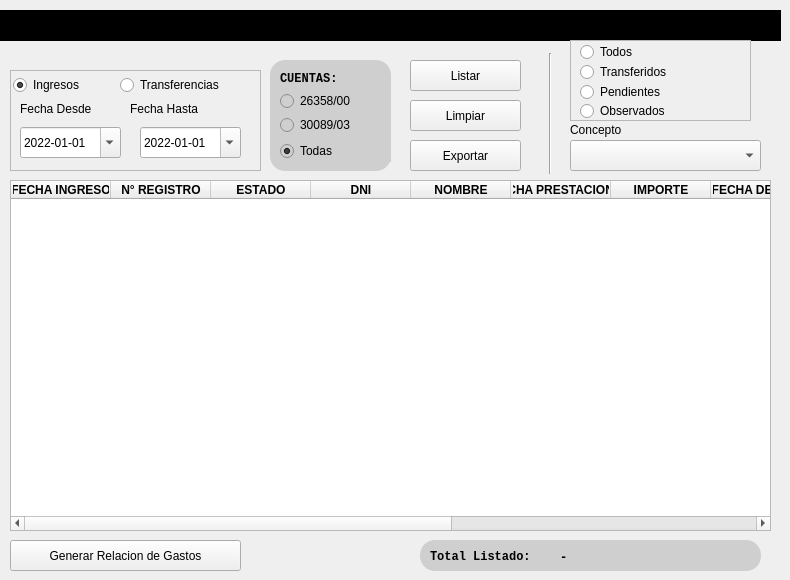
         <widget class="QWidget" name="p_listar">
          <widget class="QPushButton" name="btn_listarlistar">
           <property name="geometry">
            <rect>
             <x>410</x>
             <y>60</y>
             <width>111</width>
             <height>31</height>
            </rect>
           </property>
           <property name="text">
            <string>Listar</string>
           </property>
          </widget>
          <widget class="QPushButton" name="btn_limpiarlistar">
           <property name="geometry">
            <rect>
             <x>410</x>
             <y>100</y>
             <width>111</width>
             <height>31</height>
            </rect>
           </property>
           <property name="text">
            <string>Limpiar</string>
           </property>
          </widget>
          <widget class="QTableWidget" name="tb_listar">
           <property name="geometry">
            <rect>
             <x>10</x>
             <y>180</y>
             <width>761</width>
             <height>351</height>
            </rect>
           </property>
           <property name="font">
            <font>
             <pointsize>9</pointsize>
             <weight>75</weight>
             <bold>true</bold>
            </font>
           </property>
           <property name="styleSheet">
            <string notr="true"/>
           </property>
           <property name="alternatingRowColors">
            <bool>true</bool>
           </property>
           <property name="selectionBehavior">
            <enum>QAbstractItemView::SelectItems</enum>
           </property>
           <property name="sortingEnabled">
            <bool>true</bool>
           </property>
           <attribute name="verticalHeaderVisible">
            <bool>false</bool>
           </attribute>
           <attribute name="verticalHeaderHighlightSections">
            <bool>false</bool>
           </attribute>
           <column>
            <property name="text">
             <string>FECHA INGRESO</string>
            </property>
           </column>
           <column>
            <property name="text">
             <string>N° REGISTRO</string>
            </property>
           </column>
           <column>
            <property name="text">
             <string>ESTADO</string>
            </property>
           </column>
           <column>
            <property name="text">
             <string>DNI</string>
            </property>
           </column>
           <column>
            <property name="text">
             <string>NOMBRE</string>
            </property>
           </column>
           <column>
            <property name="text">
             <string>FECHA PRESTACIONAL</string>
            </property>
           </column>
           <column>
            <property name="text">
             <string>IMPORTE</string>
            </property>
           </column>
           <column>
            <property name="text">
             <string>FECHA DE PAGO</string>
            </property>
           </column>
           <column>
            <property name="text">
             <string>N° TRANSFERENCIA</string>
            </property>
           </column>
           <column>
            <property name="text">
             <string>OBSERVACIONES</string>
            </property>
           </column>
           <column>
            <property name="text">
             <string>CONCEPTO</string>
            </property>
           </column>
           <column>
            <property name="text">
             <string>ORDEN</string>
            </property>
           </column>
          </widget>
          <widget class="QLabel" name="label">
           <property name="geometry">
            <rect>
             <x>570</x>
             <y>121</y>
             <width>68</width>
             <height>17</height>
            </rect>
           </property>
           <property name="text">
            <string>Concepto</string>
           </property>
          </widget>
          <widget class="Line" name="line_4">
           <property name="geometry">
            <rect>
             <x>540</x>
             <y>53</y>
             <width>20</width>
             <height>121</height>
            </rect>
           </property>
           <property name="orientation">
            <enum>Qt::Vertical</enum>
           </property>
          </widget>
          <widget class="QPushButton" name="btn_exportar">
           <property name="geometry">
            <rect>
             <x>410</x>
             <y>140</y>
             <width>111</width>
             <height>31</height>
            </rect>
           </property>
           <property name="text">
            <string>Exportar</string>
           </property>
          </widget>
          <widget class="QFrame" name="frame_8">
           <property name="geometry">
            <rect>
             <x>270</x>
             <y>60</y>
             <width>121</width>
             <height>111</height>
            </rect>
           </property>
           <property name="styleSheet">
            <string notr="true">border-radius:15px;
background-color:#cfcfcf;</string>
           </property>
           <property name="frameShape">
            <enum>QFrame::StyledPanel</enum>
           </property>
           <property name="frameShadow">
            <enum>QFrame::Plain</enum>
           </property>
           <property name="lineWidth">
            <number>0</number>
           </property>
           <widget class="QRadioButton" name="rb_26">
            <property name="geometry">
             <rect>
              <x>10</x>
              <y>30</y>
              <width>117</width>
              <height>22</height>
             </rect>
            </property>
            <property name="styleSheet">
             <string notr="true">color:black;</string>
            </property>
            <property name="text">
             <string>26358/00</string>
            </property>
           </widget>
           <widget class="QRadioButton" name="rb_30">
            <property name="geometry">
             <rect>
              <x>10</x>
              <y>54</y>
              <width>117</width>
              <height>22</height>
             </rect>
            </property>
            <property name="styleSheet">
             <string notr="true">color:black;</string>
            </property>
            <property name="text">
             <string>30089/03</string>
            </property>
           </widget>
           <widget class="QRadioButton" name="rb_t">
            <property name="geometry">
             <rect>
              <x>10</x>
              <y>80</y>
              <width>117</width>
              <height>22</height>
             </rect>
            </property>
            <property name="styleSheet">
             <string notr="true">color:black;</string>
            </property>
            <property name="text">
             <string>Todas</string>
            </property>
            <property name="checked">
             <bool>true</bool>
            </property>
           </widget>
           <widget class="QLabel" name="label_70">
            <property name="geometry">
             <rect>
              <x>10</x>
              <y>10</y>
              <width>68</width>
              <height>17</height>
             </rect>
            </property>
            <property name="font">
             <font>
              <family>Liberation Mono</family>
              <weight>75</weight>
              <bold>true</bold>
             </font>
            </property>
            <property name="styleSheet">
             <string notr="true">color:black;</string>
            </property>
            <property name="text">
             <string>CUENTAS:</string>
            </property>
           </widget>
          </widget>
          <widget class="QFrame" name="frame_9">
           <property name="geometry">
            <rect>
             <x>420</x>
             <y>540</y>
             <width>341</width>
             <height>31</height>
            </rect>
           </property>
           <property name="styleSheet">
            <string notr="true">border-radius:15px;
background-color:#cfcfcf;</string>
           </property>
           <property name="frameShape">
            <enum>QFrame::StyledPanel</enum>
           </property>
           <property name="frameShadow">
            <enum>QFrame::Raised</enum>
           </property>
           <widget class="QLabel" name="label_69">
            <property name="geometry">
             <rect>
              <x>10</x>
              <y>7</y>
              <width>121</width>
              <height>20</height>
             </rect>
            </property>
            <property name="font">
             <font>
              <family>Liberation Mono</family>
              <weight>75</weight>
              <italic>false</italic>
              <bold>true</bold>
             </font>
            </property>
            <property name="styleSheet">
             <string notr="true">color:black;</string>
            </property>
            <property name="text">
             <string>Total Listado:</string>
            </property>
           </widget>
           <widget class="QLabel" name="signal_total_listar">
            <property name="geometry">
             <rect>
              <x>140</x>
              <y>9</y>
              <width>141</width>
              <height>17</height>
             </rect>
            </property>
            <property name="font">
             <font>
              <family>Liberation Mono</family>
              <weight>75</weight>
              <bold>true</bold>
             </font>
            </property>
            <property name="styleSheet">
             <string notr="true">color:black;</string>
            </property>
            <property name="text">
             <string>-</string>
            </property>
           </widget>
          </widget>
          <widget class="QFrame" name="frame_10">
           <property name="geometry">
            <rect>
             <x>10</x>
             <y>70</y>
             <width>251</width>
             <height>101</height>
            </rect>
           </property>
           <property name="frameShape">
            <enum>QFrame::StyledPanel</enum>
           </property>
           <property name="frameShadow">
            <enum>QFrame::Raised</enum>
           </property>
           <widget class="QLabel" name="label_19">
            <property name="geometry">
             <rect>
              <x>120</x>
              <y>30</y>
              <width>101</width>
              <height>17</height>
             </rect>
            </property>
            <property name="text">
             <string>Fecha Hasta</string>
            </property>
           </widget>
           <widget class="QDateEdit" name="fecha_hastalistar">
            <property name="geometry">
             <rect>
              <x>130</x>
              <y>57</y>
              <width>101</width>
              <height>31</height>
             </rect>
            </property>
            <property name="date">
             <date>
              <year>2022</year>
              <month>1</month>
              <day>1</day>
             </date>
            </property>
            <property name="currentSection">
             <enum>QDateTimeEdit::YearSection</enum>
            </property>
            <property name="displayFormat">
             <string>yyyy-MM-dd</string>
            </property>
            <property name="calendarPopup">
             <bool>true</bool>
            </property>
           </widget>
           <widget class="QLabel" name="label_12">
            <property name="geometry">
             <rect>
              <x>10</x>
              <y>30</y>
              <width>101</width>
              <height>17</height>
             </rect>
            </property>
            <property name="text">
             <string>Fecha Desde</string>
            </property>
           </widget>
           <widget class="QDateEdit" name="fecha_desdelistar">
            <property name="geometry">
             <rect>
              <x>10</x>
              <y>57</y>
              <width>101</width>
              <height>31</height>
             </rect>
            </property>
            <property name="date">
             <date>
              <year>2022</year>
              <month>1</month>
              <day>1</day>
             </date>
            </property>
            <property name="currentSection">
             <enum>QDateTimeEdit::YearSection</enum>
            </property>
            <property name="displayFormat">
             <string>yyyy-MM-dd</string>
            </property>
            <property name="calendarPopup">
             <bool>true</bool>
            </property>
           </widget>
           <widget class="QRadioButton" name="rb_ingresos">
            <property name="geometry">
             <rect>
              <x>3</x>
              <y>4</y>
              <width>91</width>
              <height>22</height>
             </rect>
            </property>
            <property name="text">
             <string>Ingresos</string>
            </property>
            <property name="checked">
             <bool>true</bool>
            </property>
           </widget>
           <widget class="QRadioButton" name="rb_portransferencias">
            <property name="geometry">
             <rect>
              <x>110</x>
              <y>4</y>
              <width>131</width>
              <height>22</height>
             </rect>
            </property>
            <property name="text">
             <string>Transferencias</string>
            </property>
           </widget>
          </widget>
          <widget class="QPushButton" name="btn_relacion">
           <property name="geometry">
            <rect>
             <x>10</x>
             <y>540</y>
             <width>231</width>
             <height>31</height>
            </rect>
           </property>
           <property name="text">
            <string>Generar Relacion de Gastos</string>
           </property>
          </widget>
          <widget class="QComboBox" name="cb_concepto_listar">
           <property name="geometry">
            <rect>
             <x>570</x>
             <y>140</y>
             <width>191</width>
             <height>31</height>
            </rect>
           </property>
           <item>
            <property name="text">
             <string/>
            </property>
           </item>
           <item>
            <property name="text">
             <string>Audifono</string>
            </property>
           </item>
           <item>
            <property name="text">
             <string>A. Domiciliario</string>
            </property>
           </item>
           <item>
            <property name="text">
             <string>A. Terapeutico</string>
            </property>
           </item>
           <item>
            <property name="text">
             <string>Analisis</string>
            </property>
           </item>
           <item>
            <property name="text">
             <string>Beneficio de Excepcion</string>
            </property>
           </item>
           <item>
            <property name="text">
             <string>Consulta Medica</string>
            </property>
           </item>
           <item>
            <property name="text">
             <string>Cobro Indebido</string>
            </property>
           </item>
           <item>
            <property name="text">
             <string>Elemento Implantable</string>
            </property>
           </item>
           <item>
            <property name="text">
             <string>Fonoaudiologia</string>
            </property>
           </item>
           <item>
            <property name="text">
             <string>Geriatria</string>
            </property>
           </item>
           <item>
            <property name="text">
             <string>Hoteleria</string>
            </property>
           </item>
           <item>
            <property name="text">
             <string>Kinesiologia</string>
            </property>
           </item>
           <item>
            <property name="text">
             <string>Ortopedia Blanda</string>
            </property>
           </item>
           <item>
            <property name="text">
             <string>M. Prestacional</string>
            </property>
           </item>
           <item>
            <property name="text">
             <string>Psicoterapia</string>
            </property>
           </item>
           <item>
            <property name="text">
             <string>Subsidio de Sepelio</string>
            </property>
           </item>
           <item>
            <property name="text">
             <string>Transporte</string>
            </property>
           </item>
           <item>
            <property name="text">
             <string>Traslado</string>
            </property>
           </item>
          </widget>
          <widget class="QFrame" name="frame_25">
           <property name="geometry">
            <rect>
             <x>0</x>
             <y>10</y>
             <width>781</width>
             <height>31</height>
            </rect>
           </property>
           <property name="styleSheet">
            <string notr="true">background-color:rgb(0, 0, 0)</string>
           </property>
           <property name="frameShape">
            <enum>QFrame::StyledPanel</enum>
           </property>
           <property name="frameShadow">
            <enum>QFrame::Raised</enum>
           </property>
           <widget class="QLabel" name="label_11">
            <property name="geometry">
             <rect>
              <x>10</x>
              <y>7</y>
              <width>191</width>
              <height>17</height>
             </rect>
            </property>
            <property name="font">
             <font>
              <weight>75</weight>
              <bold>true</bold>
             </font>
            </property>
            <property name="text">
             <string>LISTAR REGISTROS</string>
            </property>
           </widget>
          </widget>
          <widget class="QFrame" name="frame_19">
           <property name="geometry">
            <rect>
             <x>570</x>
             <y>40</y>
             <width>181</width>
             <height>81</height>
            </rect>
           </property>
           <property name="frameShape">
            <enum>QFrame::StyledPanel</enum>
           </property>
           <property name="frameShadow">
            <enum>QFrame::Raised</enum>
           </property>
           <widget class="QRadioButton" name="rb_observados">
            <property name="geometry">
             <rect>
              <x>10</x>
              <y>60</y>
              <width>117</width>
              <height>22</height>
             </rect>
            </property>
            <property name="text">
             <string>Observados</string>
            </property>
           </widget>
           <widget class="QRadioButton" name="rb_pendientes">
            <property name="geometry">
             <rect>
              <x>10</x>
              <y>41</y>
              <width>117</width>
              <height>22</height>
             </rect>
            </property>
            <property name="text">
             <string>Pendientes</string>
            </property>
           </widget>
           <widget class="QRadioButton" name="rb_todos">
            <property name="geometry">
             <rect>
              <x>10</x>
              <y>1</y>
              <width>117</width>
              <height>22</height>
             </rect>
            </property>
            <property name="text">
             <string>Todos</string>
            </property>
           </widget>
           <widget class="QRadioButton" name="rb_transferidos">
            <property name="geometry">
             <rect>
              <x>10</x>
              <y>21</y>
              <width>117</width>
              <height>22</height>
             </rect>
            </property>
            <property name="text">
             <string>Transferidos</string>
            </property>
           </widget>
          </widget>
         </widget>
